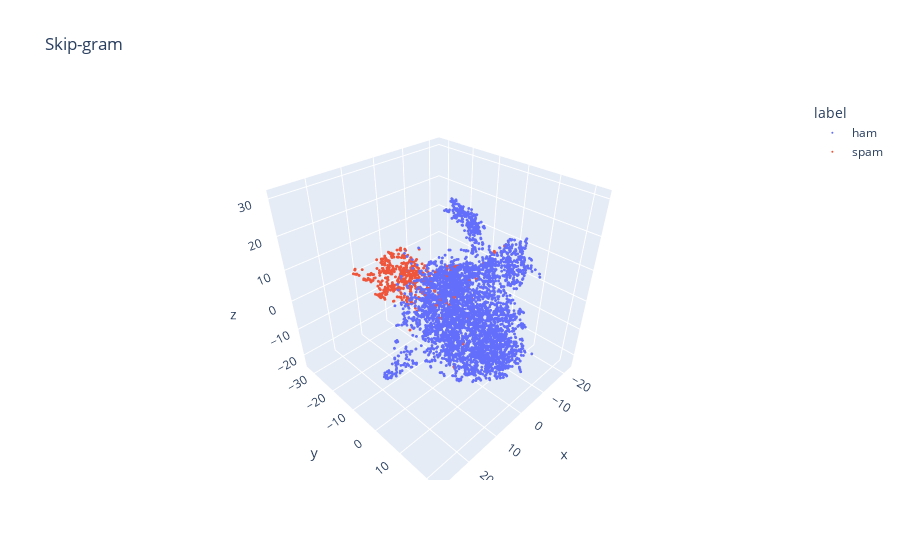

Notebook cell for this chart:
### Code cell
# Skip-gram 시각화
df_skip_gram_3d = pd.DataFrame(skip_gram_3d, columns=['x', 'y', 'z'])
df_skip_gram_3d['label'] = df['v1']

fig = px.scatter_3d(df_skip_gram_3d, x='x', y='y', z='z', color='label', title="Skip-gram")
fig.update_traces(marker=dict(size=1))
fig.update_layout(scene=dict(aspectmode="cube", aspectratio=dict(x=1, y=1, z=1)))
fig.show()
fig.write_html("Skip-gram.html")

### Figure 1 — Plotly figure (JSON) as saved in the notebook; plotly's stock layout.template omitted (floating-point values rounded to 4 significant figures; data arrays with more than 128 entries replaced by an {"elided": "..."} marker saying what was removed)
{"data": [{"hovertemplate": "label=ham<br>x=%{x}<br>y=%{y}<br>z=%{z}<extra></extra>", "legendgroup": "ham", "marker": {"color": "#636efa", "size": 1, "symbol": "circle"}, "mode": "markers", "name": "ham", "scene": "scene", "showlegend": true, "type": "scatter3d", "x": {"elided": "4825 float values"}, "y": {"elided": "4825 float values"}, "z": {"elided": "4825 float values"}}, {"hovertemplate": "label=spam<br>x=%{x}<br>y=%{y}<br>z=%{z}<extra></extra>", "legendgroup": "spam", "marker": {"color": "#EF553B", "size": 1, "symbol": "circle"}, "mode": "markers", "name": "spam", "scene": "scene", "showlegend": true, "type": "scatter3d", "x": {"elided": "747 float values"}, "y": {"elided": "747 float values"}, "z": {"elided": "747 float values"}}], "layout": {"legend": {"title": {"text": "label"}, "tracegroupgap": 0}, "scene": {"aspectmode": "cube", "aspectratio": {"x": 1, "y": 1, "z": 1}, "domain": {"x": [0, 1], "y": [0, 1]}, "xaxis": {"title": {"text": "x"}}, "yaxis": {"title": {"text": "y"}}, "zaxis": {"title": {"text": "z"}}}, "title": {"text": "Skip-gram"}}}
